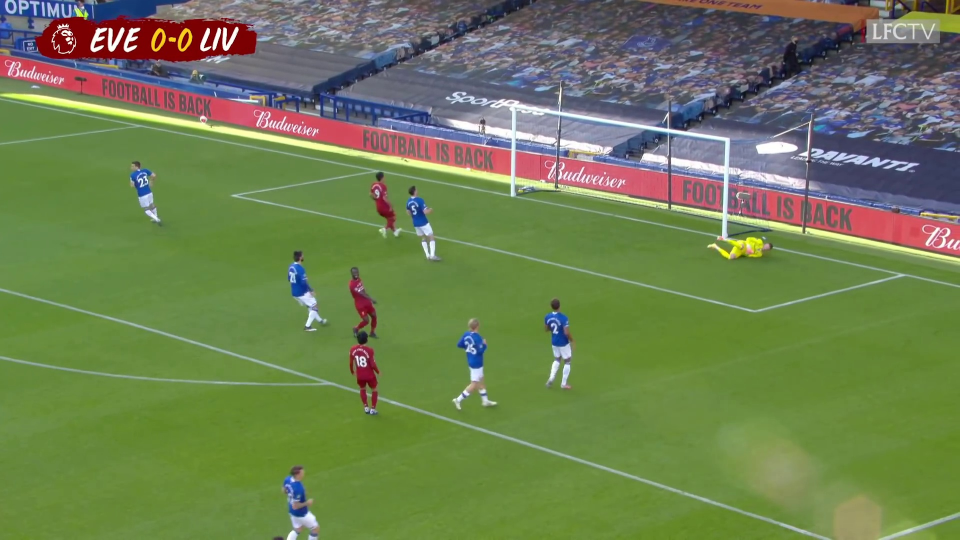
#> input picture Offside_Images/106.jpg, 1920 x 1080 px (shown at 1/2 size)
$ python -i pitch_geometry.py   (imports and definitions only)
#> lines starting #> are read from the running program, lines starting #| are printed output that depends on the picture; after the words box and inside, x2 and y2 are one past the last pixel; in counts of white or black regions, pixels touching at a corner belong together
#> further down, picture is the input picture: shape (1080, 1920, 3); mean B, G, R 82.6, 126.3, 110.4
"""
Pitch Geometry and Perspective Calibration Module for Offside Detection.
Supports vanishing point estimation, 4-point homography, 3D vertical drop lines,
and shaded offside polygon generation.
"""

import cv2
import numpy as np
import math
from typing import Tuple, List, Optional, Dict, Any


class PitchGeometry:
    def __init__(self, pitch_length: float = 105.0, pitch_width: float = 68.0):
        """
        Initialize pitch geometry with standard FIFA metric dimensions (meters).
        """
        self.pitch_length = pitch_length
        self.pitch_width = pitch_width
        self.homography_matrix: Optional[np.ndarray] = None
        self.inv_homography_matrix: Optional[np.ndarray] = None
        self.vanishing_point: Optional[Tuple[float, float]] = None

    # [43 lines left out: functions set_homography, image_to_pitch, pitch_to_image, not called in this run]

    def estimate_vanishing_point(self, image: np.ndarray, goal_direction: str = 'right') -> Tuple[float, float]:
        """
        Robustly estimate the vanishing point of field lines parallel to the goal line.
        Works under diverse conditions (lighting, shadows, degraded grass).
        """
#> called with goal_direction = 'right'
        h, w = image.shape[:2]

        # 1. Try green pitch segmentation to isolate field lines
        hsv = cv2.cvtColor(image, cv2.COLOR_BGR2HSV)
#> hsv: shape (1080, 1920, 3); mean H, S, V 67.6, 117.5, 138.5
        mask = cv2.inRange(hsv, (30, 40, 40), (85, 255, 255))
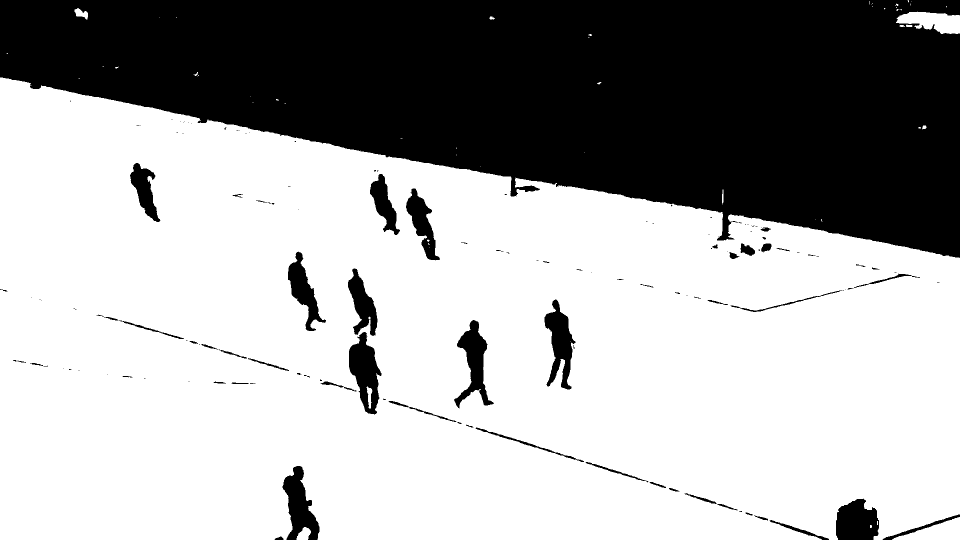
#> mask: shape (1080, 1920) (shown at 1/2 size); 66% white; 141 black regions (81 under 20 px), largest, box (x1, y1, x2, y2) and area: (0, 0, 1920, 516) 648590, (698, 664, 763, 829) 5937, (565, 932, 639, 1080) 5741
        green = np.zeros_like(image, np.uint8)
        green[mask > 0] = image[mask > 0]
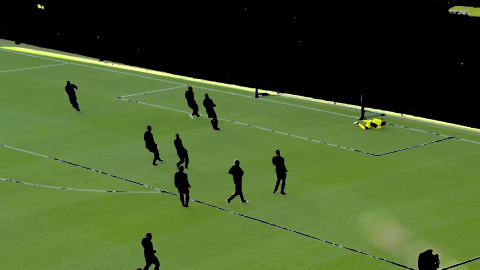
#> green: shape (1080, 1920, 3) (shown at 1/4 size); mean B, G, R 42.5, 91.6, 70.1

        edges = cv2.Canny(green, 100, 200, apertureSize=3)
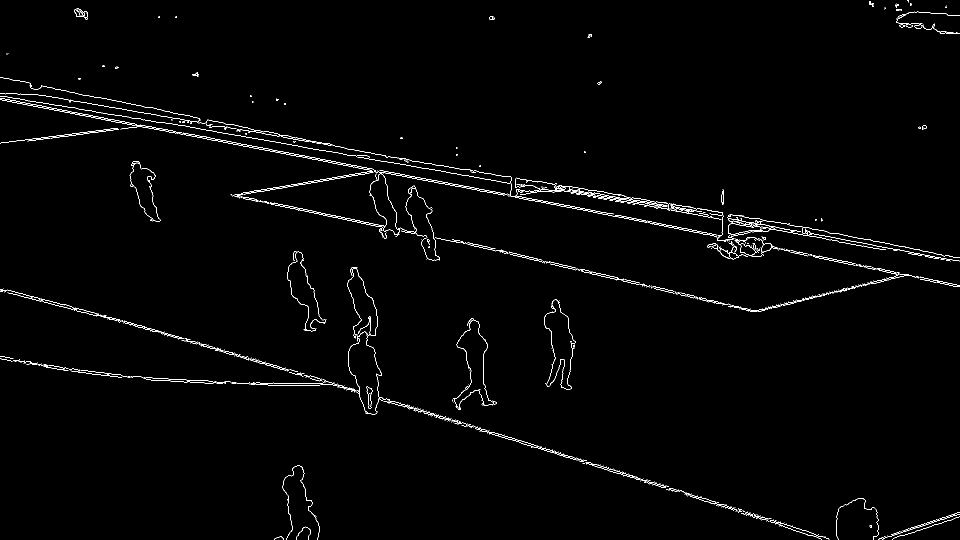
#> edges: shape (1080, 1920) (shown at 1/2 size); 1.2% white in thin lines or dots
        lines = cv2.HoughLines(edges, 1, np.pi / 180, 150)
#> lines = 67 rows, first 8: [190, 1.76], [184, 1.75], [172, 1.75], [192, 1.76], [542, 1.87], [154, 1.76], [187, 1.76], [539, 1.87]

        # Angular ranges for goal-parallel lines in degrees
        if goal_direction == 'left':
            angle_min, angle_max = 20.0, 75.0
        else:
            angle_min, angle_max = 105.0, 160.0

        selected_lines = []
        if lines is not None:
            for line in lines:
                l = line[0] if line.ndim > 1 else line
                r, theta = float(l[0]), float(l[1])
                deg = math.degrees(theta)
                if angle_min <= deg <= angle_max:
                    a, b = np.cos(theta), np.sin(theta)
                    x0, y0 = a * r, b * r
                    x1 = int(x0 + 3000 * (-b))
                    y1 = int(y0 + 3000 * a)
                    x2 = int(x0 - 3000 * (-b))
                    y2 = int(y0 - 3000 * a)
                    selected_lines.append(((x1, y1), (x2, y2)))
#> this loop made 67 passes
#> (r, theta, deg, a, b, x0, y0, x1) on passes 5, 8, 16, 20, 26, 41, 58, 63: (542, 1.87, 107, -0.292, 0.956, -158.5, 518.3, -3027), (539, 1.87, 107, -0.292, 0.956, -157.6, 515.4, -3026), (517, 1.88, 108, -0.309, 0.951, -159.8, 491.7, -3012), (551, 1.85, 106, -0.276, 0.961, -151.9, 529.7, -3035), (554, 1.85, 106, -0.276, 0.961, -152.7, 532.5, -3036), (549, 1.85, 106, -0.276, 0.961, -151.3, 527.7, -3035), (514, 1.88, 108, -0.309, 0.951, -158.8, 488.8, -3012), (512, 1.88, 108, -0.309, 0.951, -158.2, 486.9, -3011)
#> after the loop, selected_lines = [((-3027, -358), (2710, 1395)), ((-3026, -361), (2711, 1392)), ((-3012, -435), (2693, 1418)), ((-3035, -297), (2731, 1356)), ((-3036, -294), (2731, 1359)), ((-3035, -299), (2732, 1354)), ((-3012, -438), (2694, 1415)), ((-3011, -440), (2694, 1413))]

        # Find line intersections
        intersections = []
        for i in range(len(selected_lines)):
            for j in range(i + 1, len(selected_lines)):
                l1 = (selected_lines[i][0][0], selected_lines[i][0][1], selected_lines[i][1][0], selected_lines[i][1][1])
                l2 = (selected_lines[j][0][0], selected_lines[j][0][1], selected_lines[j][1][0], selected_lines[j][1][1])
                pt = self._line_intersection(l1, l2)
                if pt is not None:
                    ix, iy = pt
                    if -25000 < ix < 25000 and -25000 < iy < 25000:
                        intersections.append((ix, iy))
#> this loop made 8 passes
#> after the loop, intersections = 21 items, first 6: (1227.8, 942.1), (325.4, 666.4), (490.2, 716.7), (211, 631.4), (1396.7, 993.7), (1504.5, 1026.6)

        if intersections:
            xs = [p[0] for p in intersections]
#> xs = [1227.8, 325.4, 490.2, 211, 1396.7, 1504.5, 1056, 500.5, 664.9, 385.6, 1224.4, 1332.7, 780.9, 862, 723.5, 865.4, 920.6, 946.5, 1001.5, 807.8, 863]
            ys = [p[1] for p in intersections]
#> ys = [942.1, 666.4, 716.7, 631.4, 993.7, 1026.6, 886.3, 716.6, 766.8, 681.4, 937.8, 970.8, 796.9, 823.3, 778.3, 821.2, 837, 847.5, 863.3, 802.5, 818.3]
            vp = (float(np.median(xs)), float(np.median(ys)))
#> vp = (863, 821.2)
        else:
            # High-precision geometric fallback based on pitch camera angle
            if goal_direction == 'left':
                vp = (float(w * 2.2), float(-h * 0.6))
            else:
                vp = (float(-w * 1.2), float(-h * 0.6))

        self.vanishing_point = vp
#> self.vanishing_point = (863, 821.2)
        return vp

    def _line_intersection(self, line1: Tuple[int, int, int, int], line2: Tuple[int, int, int, int]) -> Optional[Tuple[float, float]]:
        """Find intersection of two line segments in homogeneous coordinates."""
        x1, y1, x2, y2 = line1
        x3, y3, x4, y4 = line2

        denom = (x1 - x2) * (y3 - y4) - (y1 - y2) * (x3 - x4)
        if abs(denom) < 1e-6:
            return None

        t = ((x1 - x3) * (y3 - y4) - (y1 - y3) * (x3 - x4)) / denom
        ix = x1 + t * (x2 - x1)
        iy = y1 + t * (y2 - y1)
        return ix, iy

    # [123 lines left out: functions get_offside_line_endpoints, clip_line_to_pitch, create_offside_shaded_overlay, not called in this run]

>>> import cv2
>>> picture = cv2.imread('../../Offside_Images/106.jpg')
>>> result = PitchGeometry().estimate_vanishing_point(picture)
#> result = (863, 821.2)

$ run again, on Offside_Images/109.jpg
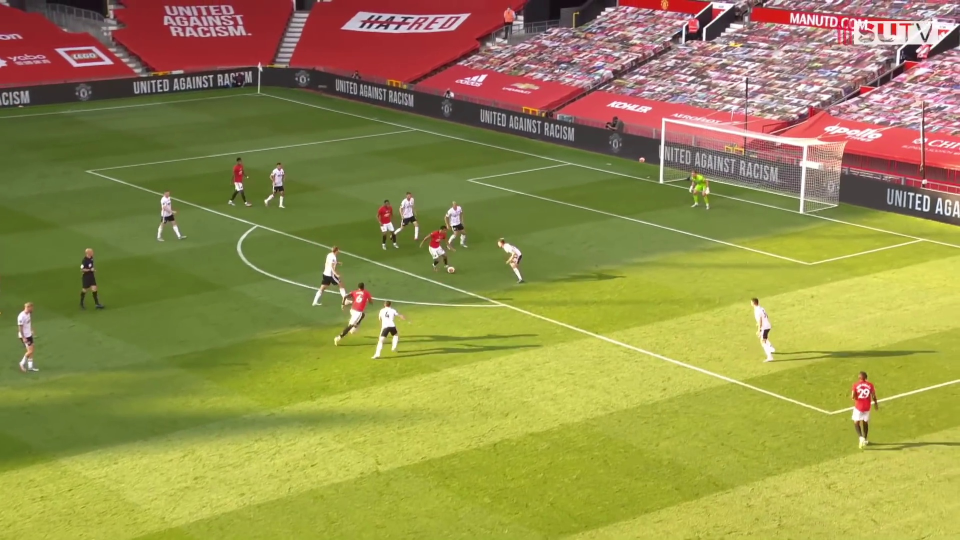
#> input picture Offside_Images/109.jpg, 1920 x 1080 px (shown at 1/2 size)
#> picture is the input picture: shape (1080, 1920, 3); mean B, G, R 75.4, 142.4, 149.4
#> hsv: shape (1080, 1920, 3); mean H, S, V 60.8, 134.5, 157.7
#> in estimate_vanishing_point, `mask = cv2.inRange(hsv, (30, 40, 40), (85, 255, 255))`:
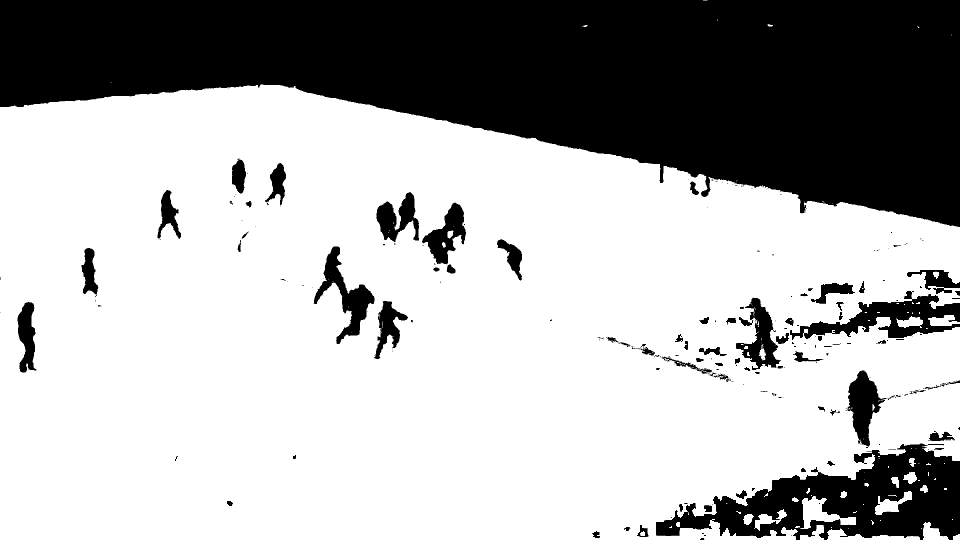
#> mask: shape (1080, 1920) (shown at 1/2 size); 68.2% white; 236 black regions (153 under 20 px), largest, box (x1, y1, x2, y2) and area: (0, 0, 1920, 454) 535650, (1312, 887, 1920, 1080) 57138, (1580, 582, 1920, 680) 12823
#> in estimate_vanishing_point, `edges = cv2.Canny(green, 100, 200, apertureSize=3)`:
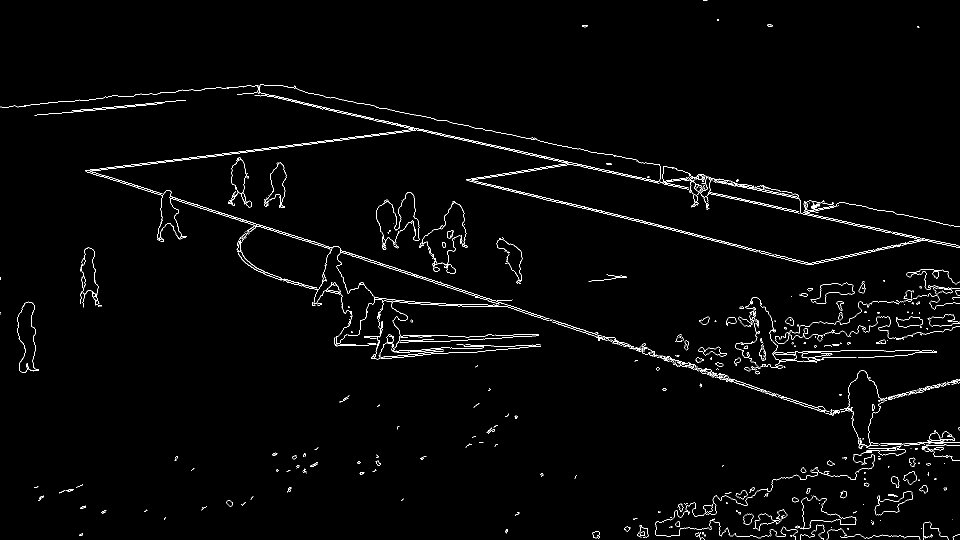
#> edges: shape (1080, 1920) (shown at 1/2 size); 1.7% white in thin lines or dots
#> lines = 52 rows, first 8: [269, 1.88], [81, 1.78], [266, 1.88], [359, 1.45], [63, 1.8], [84, 1.78], [121, 1.82], [119, 1.82]
#> the loop in estimate_vanishing_point, `for line in lines:` made 52 passes
#> (r, theta, deg, a, b, x0, y0, x1) on passes 1, 3, 11, 14, 15, 19, 20, 28: (269, 1.88, 108, -0.309, 0.951, -83.13, 255.8, -2936), (266, 1.88, 108, -0.309, 0.951, -82.2, 253, -2935), (244, 1.9, 109, -0.326, 0.946, -79.44, 230.7, -2915), (278, 1.87, 107, -0.292, 0.956, -81.28, 265.9, -2950), (249, 1.9, 109, -0.326, 0.946, -81.07, 235.4, -2917), (282, 1.87, 107, -0.292, 0.956, -82.45, 269.7, -2951), (240, 1.9, 109, -0.326, 0.946, -78.14, 226.9, -2914), (294, 1.87, 107, -0.292, 0.956, -85.96, 281.2, -2954)
#> after the loop in estimate_vanishing_point, `for line in lines:`: selected_lines = 12 items
#> the loop in estimate_vanishing_point, `for i in range(len(selected_lines)):` made 12 passes

$ run again, on Offside_Images/111.jpg
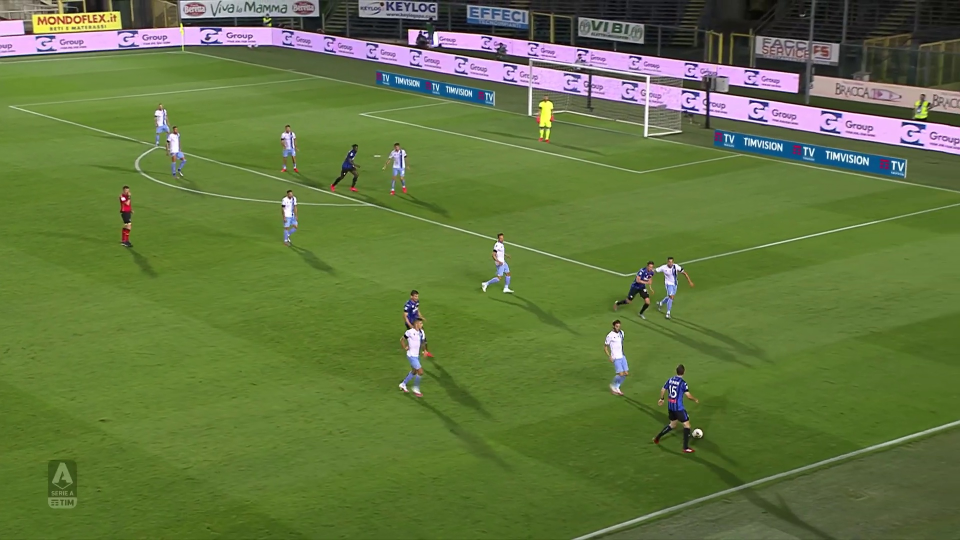
#> input picture Offside_Images/111.jpg, 1920 x 1080 px (shown at 1/2 size)
#> picture is the input picture: shape (1080, 1920, 3); mean B, G, R 64, 117.4, 98.4
#> hsv: shape (1080, 1920, 3); mean H, S, V 50.8, 132.7, 122.1
#> in estimate_vanishing_point, `mask = cv2.inRange(hsv, (30, 40, 40), (85, 255, 255))`:
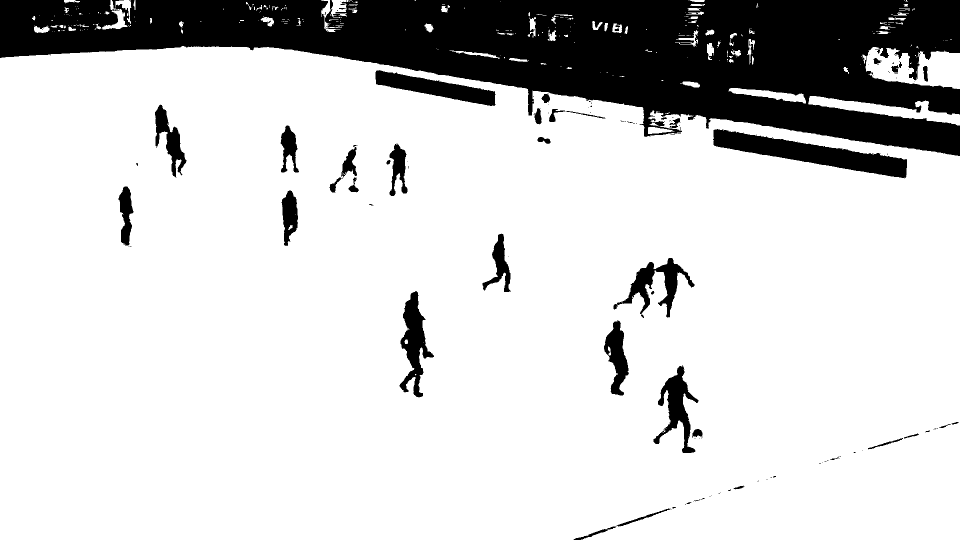
#> mask: shape (1080, 1920) (shown at 1/2 size); 82.1% white; 141 black regions (99 under 20 px), largest, box (x1, y1, x2, y2) and area: (0, 0, 1920, 312) 309784, (1426, 258, 1814, 357) 14280, (751, 140, 991, 212) 7074
#> in estimate_vanishing_point, `edges = cv2.Canny(green, 100, 200, apertureSize=3)`:
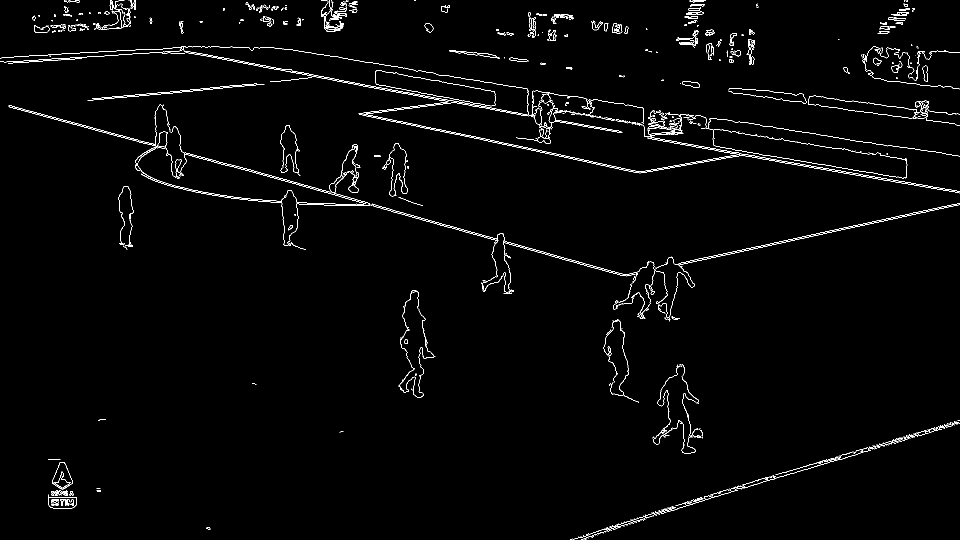
#> edges: shape (1080, 1920) (shown at 1/2 size); 1.6% white in thin lines or dots
#> lines = 66 rows, first 8: [44, 1.75], [199, 1.83], [202, 1.83], [47, 1.75], [70, 1.78], [10, 1.73], [1368, 1.27], [187, 1.85]
#> the loop in estimate_vanishing_point, `for line in lines:` made 66 passes
#> (r, theta, deg, a, b, x0, y0, x1) on passes 8, 14: (187, 1.85, 106, -0.276, 0.961, -51.54, 179.8, -2935), (190, 1.85, 106, -0.276, 0.961, -52.37, 182.6, -2936)
#> after the loop in estimate_vanishing_point, `for line in lines:`: selected_lines = [((-2935, -647), (2832, 1006)), ((-2936, -644), (2831, 1009))]
#> the loop in estimate_vanishing_point, `for i in range(len(selected_lines)):` made 2 passes
#> after the loop in estimate_vanishing_point, `for i in range(len(selected_lines)):`: intersections = []
#> result = (-2304, -648)
